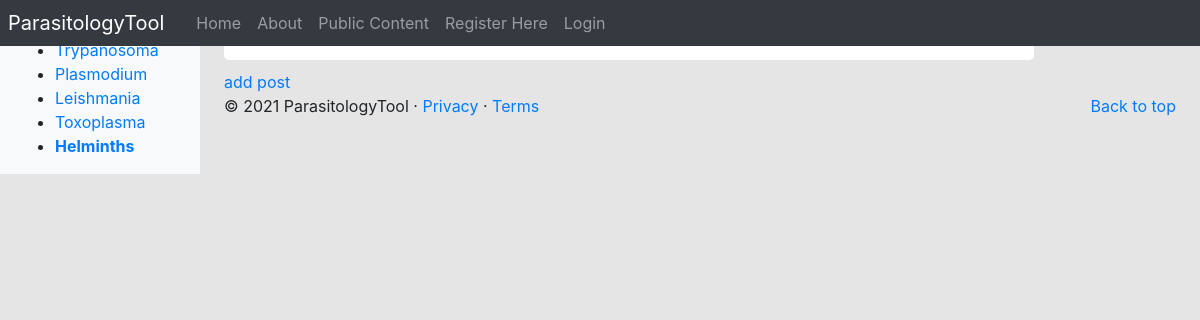
Page /parasitologyTool/research_portal/8/ on the earlier database version.
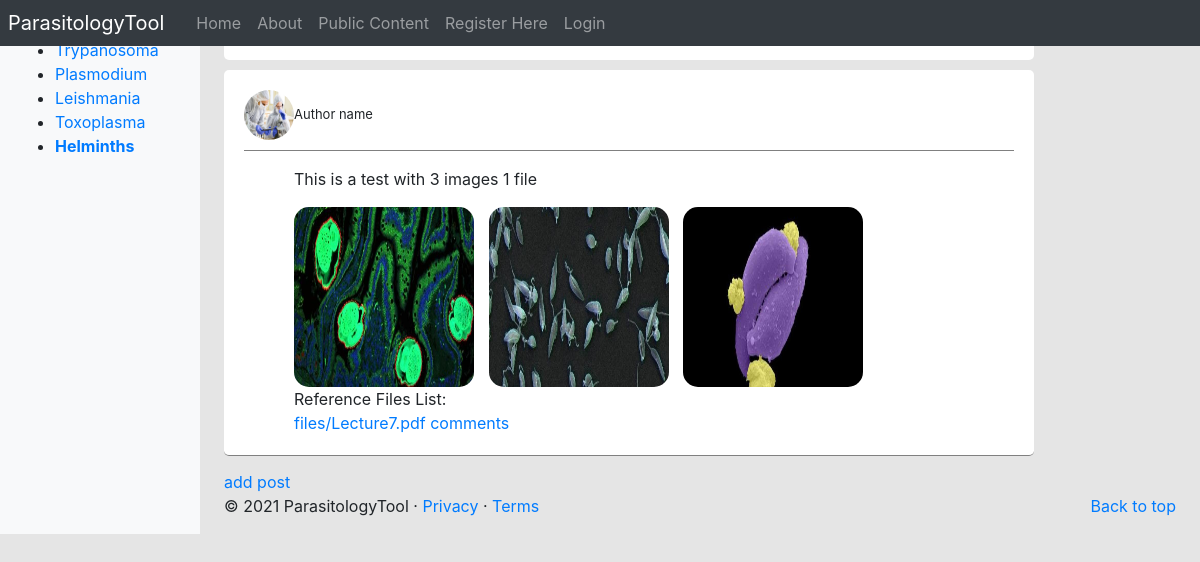
Same page on the later database version.
### parasitologyTool/models.py (models this page shows, shortened)
class Parasite(models.Model):
	NAME_MAX_LENGTH = 128
	name = models.CharField(max_length=NAME_MAX_LENGTH, unique=True)
	views = models.IntegerField(default=0)
	picture = models.ImageField(upload_to='parasite_pic')
	intro = models.CharField(max_length=3000)

class ResearchPost(models.Model):
	title = models.CharField(max_length=100)
	content = models.TextField()
	parasite = models.ForeignKey(Parasite, on_delete=models.CASCADE, default=None)
	@property
	def images(self):
		return self.researchimage_set.all()
	@property
	def files(self):
		return self.researchfile_set.all()

class ResearchImage(models.Model):
	research_post = models.ForeignKey(ResearchPost, on_delete=models.CASCADE, default=None)
	image = models.ImageField(upload_to='clinical_pictures', default=None)

class ResearchFile(models.Model):
	research_post = models.ForeignKey(ResearchPost, on_delete=models.CASCADE, default=None)
	file = models.FileField(upload_to='files', default=None)

### parasitologyTool/views.py (the view)
# urls.py: path('research_portal/<int:parasite_id>/', views.research_parasite_page, name = 'research_parasite_page'),
def research_parasite_page(request, parasite_id):
    context_dict = {}
    try:
        parasite = Parasite.objects.get(id=parasite_id)
        research_posts = reversed(parasite.researchpost_set.all())
    except Parasite.DoesNotExist:
        return not_found(request)
    context_dict['parasite'] = parasite
    context_dict['research_posts'] = research_posts
    return render(request, 'parasitologyTool/research_parasite_page.html', context=context_dict)

### parasitologyTool/templatetags/parasitologyTool_template_tags.py (called while the page is built)
@register.inclusion_tag('parasitologyTool/parasite_list.html')
def get_parasite_list(current_category=None):
	return {'parasites': Parasite.objects.all(),
	        'current_category':current_category}

### templates/parasitologyTool/research_parasite_page.html (shortened to what this page needs)
{% extends 'parasitologyTool/base.html' %}
{% load static %}
{% block body_block %}
    <div class="top-text">
	    <Strong>Welcome to the Research Parasite Page for {{ parasite.name }}</Strong>
	</div>
	<div>
		{% for post in research_posts %}
			<div class="a-box">
				<div class="a-s-box-author">
                    <img src="{% static 'images/researcher.jpeg' %}"
                                alt="picture of article" />Author name
                </div>
                <div class="a-s-box-context">
				    <p>{{ post.content|linebreaks|urlize }}</p>
					{% if post.images %}
						{% for image in post.images %}
							<img src="{{ MEDIA_URL }}{{ image.image }}" width="300px"></a>
						{% endfor %}
					{% endif %}
					<br>
				    Reference Files List:
				    <br>
					{% if post.files %}
						{% for file in post.files %}
							<a href="{{ MEDIA_URL }}{{ file.file }}">{{ file.file.name }}</a>
						{% endfor %}
					{% endif %}
					<a href="{% url 'parasitologyTool:research_post_page' parasite.id post.id %}">comments</a>
			    </div>
			</div>
		{% endfor %}
	</div>
	<div>
		<a href="{% url 'parasitologyTool:add_research_post' parasite.id %}">add post</a>
	</div>
{% endblock %}

### templates/parasitologyTool/base.html (shortened to what this page needs)
<!DOCTYPE html>
{% load static %}
{% load parasitologyTool_template_tags %}
<html lang="en">
    <head>
    <link href="https://getbootstrap.com/docs/4.2/dist/css/bootstrap.min.css" rel="stylesheet">
    <link href="https://getbootstrap.com/docs/4.2/examples/dashboard/dashboard.css" rel="stylesheet">
    </head>
    <body>
        <header>
            <nav class="navbar navbar-expand-md navbar-dark fixed-top bg-dark p-0">
                <a class="navbar-brand p-2" href="{% url 'parasitologyTool:index' %}">ParasitologyTool</a>
                <div class="collapse navbar-collapse" id="navbarCollapse">
                    <ul class="navbar-nav mr-auto">
                        <li class="nav-item"><a class="nav-link" href="{% url 'parasitologyTool:index' %}">Home</a></li>
                        <li class="nav-item "><a class="nav-link" href="{% url 'parasitologyTool:about' %}">About</a></li>
                        <li class="nav-item "><a class="nav-link" href="{% url 'parasitologyTool:public_content' %}">Public Content</a></li>
                        {% if user.is_authenticated %}
                        <li class="nav-item"><a class="nav-link" href="{% url 'parasitologyTool:clinical_portal' %}">Clinical</a></li>
                        <li class="nav-item"><a class="nav-link" href="{% url 'parasitologyTool:research_portal' %}">Research</a></li>
                        <li class="nav-item"><a class="nav-link" href="{% url 'parasitologyTool:profile' user.username %}">Profile</a></li>
                        <!--
                        <li class="nav-item"><a class="nav-link" href="{% url 'parasitologyTool:add_parasite' %}">Add Parasite</a></li>
                         -->
                        <li class="nav-item"><a class="nav-link" href="{% url 'parasitologyTool:logout' %}?next=/parasitologyTool/">
                        Logout</a></li>
                        {% else %}
                        <li class="nav-item"><a class="nav-link" href="{% url 'parasitologyTool:register' %}">Register Here</a></li>
                        <li class="nav-item"><a class="nav-link" href="{% url 'parasitologyTool:login' %}">Login</a></li>
                        {% endif %}
                    </ul>
                </div>
            </nav>
        </header>
        <div class="container-fluid">
            <div class="row">
                <nav class="col-md-2 d-none d-md-block bg-light sidebar">
                    <div class="w-75 ml-3">
                    </div>
                    <div class="sidebar-sticky" id="parasite-listing">
                    {% block sidebar_block %}
                        {% get_parasite_list parasite %}
                    {% endblock %}
                    </div>
                </nav>
                <main role="main" class="col-md-9  ml-sm-auto col-lg-10 px-4">
                    {% block body_block %}{% endblock %}
                    <footer>
                        <p class="float-right"><a href="#">Back to top</a></p>
                        <p>&copy; 2021 ParasitologyTool &middot; <a href="#">Privacy</a> &middot; <a href="#">Terms</a></p>
                    </footer>
                </main>
            </div>
        </div>
    </body>
</html>

### templates/parasitologyTool/parasite_list.html
{% if parasites %}
    <ul>
    {% for p in parasites %}
        {% if p == current_category %}
            <li><strong><a href="{% url 'parasitologyTool:goto' %}?parasite_id={{ p.id }}">{{ p.name }}</a></strong></li>
        {% else %}
            <li><a href="{% url 'parasitologyTool:goto' %}?parasite_id={{ p.id }}">{{ p.name }}</a></li>
        {% endif %}
    {% endfor %}
    </ul>
{% else %}
    <strong>No parasites</strong>
{% endif %}

### templates/parasitologyTool/research_parasite_page.html (style rules this page uses)
body { background: #E5E5E5; }
.top-text { background: white; border-radius: 5px; padding: 15px; margin-bottom: 10px; font-size: 20px; width: 810px; }
.a-box { background: white; padding: 20px; border-bottom: solid 0.5px gray; border-radius: 5px; width: 810px; margin-bottom: -10px; }
.a-s-box-author img { float: initial; width: 50px; height: 50px; border-radius: 50%; }
.a-s-box-author { font-size: 13px; padding-bottom: 10px; border-bottom: solid 0.5px gray; }
.a-s-box-context { padding-left: 50px; }
.a-s-box-context img { border-radius: 15px; width: 180px; height: 180px; margin-right: 10px; }

Differences in the rows shown:
added ResearchPost: content "This is a test with 3 images 1 file"
added ResearchImage: image (picture)
added ResearchImage: image (picture)
added ResearchImage: image (picture)
added ResearchFile: file.name "files/Lecture7.pdf"
